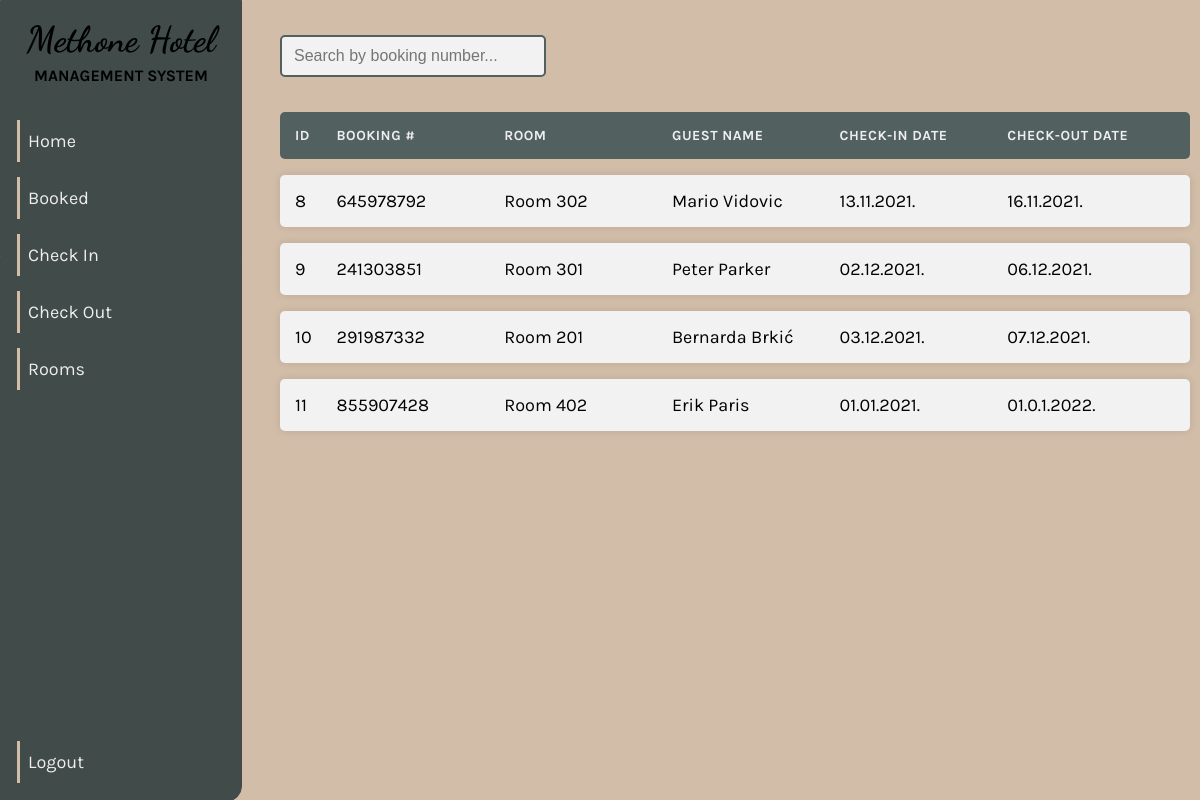
The page /admin/booked.php (signed in) on the database its author committed.
### tables this page shows
CREATE TABLE `check_in` (
  `id` int(30) NOT NULL,
  `ref` int(30) NOT NULL,
  `room_id` int(30) NOT NULL,
  `name` text NOT NULL,
  `contact` varchar(20) NOT NULL,
  `date_in` varchar(32) NOT NULL,
  `date_out` varchar(32) NOT NULL,
  `room` varchar(30) NOT NULL,
  `card_num` varchar(32) NOT NULL,
  `ex_month` varchar(32) NOT NULL,
  `ex_year` varchar(32) NOT NULL,
  `cvv` int(30) NOT NULL,
  `date_updated` datetime NOT NULL DEFAULT current_timestamp() ON UPDATE current_timestamp()
);

### admin/booked.php (the view, shortened to what this page needs)
<?php
	include '../connect.php';
?>
<!DOCTYPE html>
<html>
<head>
	<link rel="stylesheet" href="style.css">
</head>
<body>
	<section id="left-bar">
		<h2>Methone Hotel</h2>
		<h3>MANAGEMENT SYSTEM</h3>
		<a href="index.php">Home</a>
		<a href="booked.php">Booked</a>
		<a href="check_in.php">Check In</a>
		<a href="check_out.php">Check Out</a>
		<a href="rooms.php">Rooms</a>
		<a href="logout.php">Logout</a>
	</section>
	<input type="text" id="myInput" onkeyup="myFunction()" placeholder="Search by booking number...">
  <div class="container_booked">
    <ul class="responsive-table" id="myUL">
      <li class="table-header">
        <div class="space1">ID</div>
        <div class="space">Booking #</div>
        <div class="space">Room</div>
        <div class="space">Guest Name</div>
        <div class="space">Check-in Date</div>
        <div class="space">Check-out Date</div>
      </li>
      <?php
      if ($dbc) {
        $query = "SELECT id, ref, name, date_in, date_out, room FROM check_in";
        $result = mysqli_query($dbc,$query);
        if($result) {
          while($row = mysqli_fetch_array($result)) {
            echo "<li class='table-row'>
              <div class='space1'>".$row['id']."</div>
              <div class='space'>".$row['ref']."</div>
              <div class='space'>".$row['room']."</div>
              <div class='space'>".$row['name']."</div>
              <div class='space'>".$row['date_in']."</div>
              <div class='space'>".$row['date_out']."</div>
              </li>";
          }
        }
      }
      ?>
    </ul>
  </div>
</body>
</html>

### admin/style.css (style rules this page uses)
* { margin: 0; padding: 0; scroll-behavior: smooth; }
body { font-family: 'Karla'; background-color: #D1BDA8; height: auto; }
#left-bar { position: fixed; left: 0; top: 0; width: 240px; height: 100%; background-color: #404B4A; border: 1px solid #404B4A; border-bottom-right-radius: 16px; }
#left-bar h2 { font-family: 'Dancing Script'; font-size: 36px; margin-top: 17px; text-align: center; }
#left-bar h3 { margin-top: 5px; font-size: 16px; text-align: center; }
#left-bar a:first-of-type { margin-top: 35px; }
#left-bar a:last-of-type { position: absolute; bottom: 18px; }
#left-bar a { max-width: 120px; display: block; margin-top: 15px; margin-left: 16px; padding: 10px 0 10px 8px; font-size: 18px; text-decoration: none; color: #EEEEEE; border-left: 3px solid #D1BDA8; transition: 0.2s; }
.container_booked, .container_rooms { max-width: 950px; margin-left: 270px; margin-top: 35px; padding-left: 10px; padding-right: 10px; text-align: left; }
.responsive-table li, .responsive-table-rooms li { border-radius: 5px; padding: 15px; display: flex; margin-bottom: 16px; }
.table-header { background-color: #52605F; color: #EEEEEE; font-size: 14px; font-weight: 700; text-transform: uppercase; letter-spacing: 0.5px; }
.table-row { background-color: #F2F2F2; box-shadow: 0px 0px 9px 0px rgba(0,0,0,0.1); font-size: 18px; }
.space1 { width: 5%; }
.space { width: 19%; padding-right: 10px; }
#myInput { width: 250px; margin-left: 280px; margin-top: 35px; padding: 10px 0 10px 12px; text-align: left; font-size: 16px; background-color: #F2F2F2; border: 2px solid #52605F; border-radius: 5px; }

### rows shown on the page
check_in: id "8", ref "645978792", room "Room 302", name "Mario Vidovic", date_in "13.11.2021.", date_out "16.11.2021."
check_in: id "9", ref "241303851", room "Room 301", name "Peter Parker", date_in "02.12.2021.", date_out "06.12.2021."
check_in: id "10", ref "291987332", room "Room 201", name "Bernarda Brkić", date_in "03.12.2021.", date_out "07.12.2021."
check_in: id "11", ref "855907428", room "Room 402", name "Erik Paris", date_in "01.01.2021.", date_out "01.0.1.2022."
